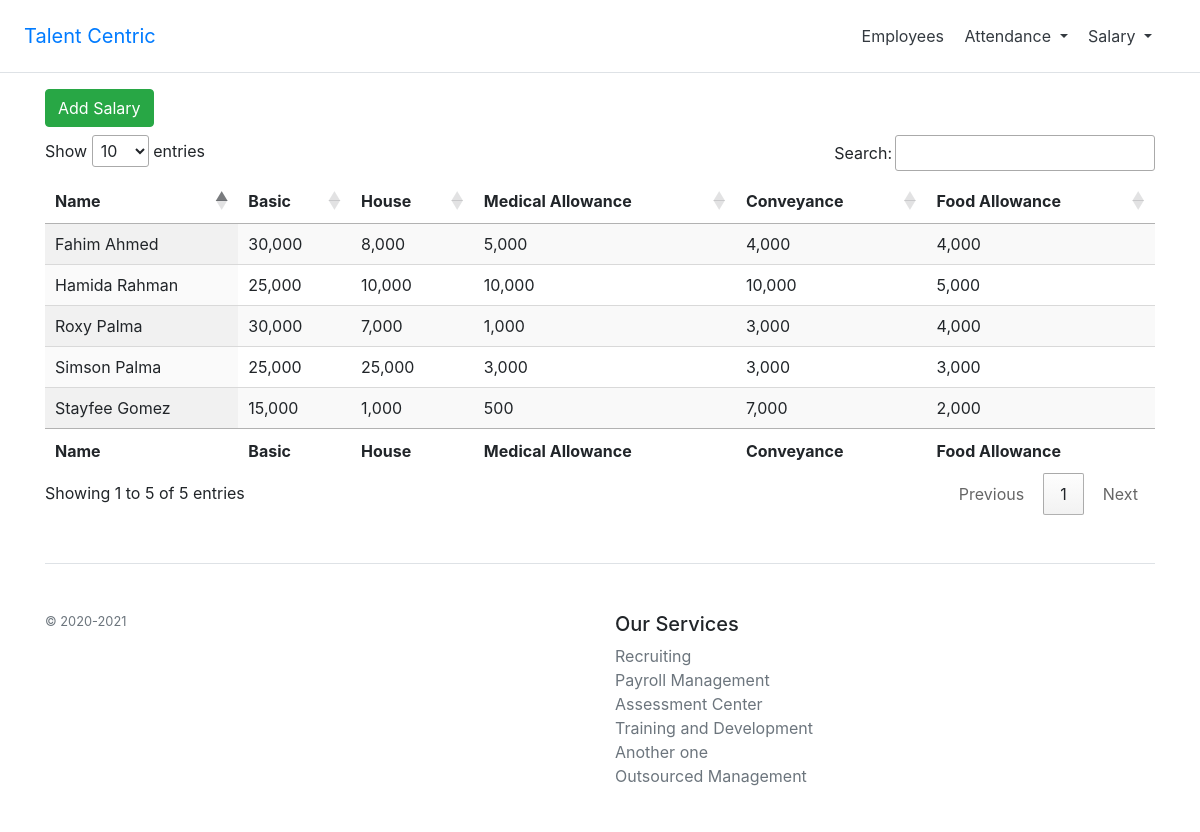
The app's page /resources/views/salary/index.php with its own data.
### tables this page shows
CREATE TABLE `salaries` (
  `id` int(11) NOT NULL,
  `employee_id` int(11) NOT NULL,
  `basic` decimal(11,2) NOT NULL,
  `house` decimal(11,2) DEFAULT NULL,
  `medical_allowance` decimal(11,2) DEFAULT NULL,
  `conveyance` decimal(11,2) DEFAULT NULL,
  `food_allowance` decimal(11,2) DEFAULT NULL
);

CREATE TABLE `employees` (
  `id` int(11) NOT NULL,
  `name` varchar(191) NOT NULL,
  `position` varchar(191) NOT NULL,
  `department` varchar(191) NOT NULL,
  `date_joined` date NOT NULL,
  `address` text DEFAULT NULL,
  `nid` varchar(191) DEFAULT NULL,
  `emergency_contact` int(13) NOT NULL,
  `lat` float(10,6) DEFAULT NULL,
  `lng` float(10,6) DEFAULT NULL
);

### app/employee.php (called while the page is built, shortened)
<?php
	include 'database.php';
	class Employee extends Database
	{
		public function getSalaries()
		{
			$sql = "SELECT E.name, S.basic, S.house, S.medical_allowance, S.conveyance, S.food_allowance FROM salaries AS S JOIN employees AS E ON S.employee_id = E.id";
			$salaries = array();
			$query = mysqli_query($this->connection, $sql);
			while($row = mysqli_fetch_assoc($query)) {
				$salaries[] = $row;
			}
			return $salaries;
		}
	}
	$obj = new Employee;
?>

### app/database.php (called while the page is built, shortened)
<?php
class Database
{
	public function __construct()
	{
		$this->connection = mysqli_connect("localhost", "root", "", "centric_project");
	}
}
?>

### resources/views/salary/index.php (the view, shortened to what this page needs)
<!DOCTYPE html>
<html>
<head>
    <?php
        require '../layouts/header_style.php';
    ?>
    <link rel="stylesheet" type="text/css" href="https://cdn.datatables.net/1.10.20/css/jquery.dataTables.min.css">
    <link href="https://cdn.jsdelivr.net/npm/select2@4.0.13/dist/css/select2.min.css" rel="stylesheet" />
</head>
<body>
<?php
    include '../layouts/top_nav.php';
?>
<?php
    include '../../../app/employee.php';
?>
<div class="container">
    <button type="button" class="btn btn-success mb-2" data-toggle="modal" data-target="#exampleModalCenter">
      Add Salary
    </button>
    <table id="salaries" class="display" style="width:100%">
        <thead>
            <tr>
                <th>Name</th>
                <th>Basic</th>
                <th>House</th>
                <th>Medical Allowance</th>
                <th>Conveyance</th>
                <th>Food Allowance</th>
            </tr>
        </thead>
        <tbody>
            <?php
                $salaries = $obj->getSalaries("salaries");
                foreach ($salaries as $salary) {
            ?>
                    <tr>
                        <td><?php echo $salary["name"] ?></td>
                        <td><?php echo number_format($salary["basic"]) ?></td>
                        <td><?php echo number_format($salary["house"]) ?></td>
                        <td><?php echo number_format($salary["medical_allowance"]) ?></td>
                        <td><?php echo number_format($salary["conveyance"]) ?></td>
                        <td><?php echo number_format($salary["food_allowance"]) ?></td>
                    </tr>
            <?php
                }
            ?>
        </tbody>
        <tfoot>
            <tr>
                <th>Name</th>
                <th>Basic</th>
                <th>House</th>
                <th>Medical Allowance</th>
                <th>Conveyance</th>
                <th>Food Allowance</th>
            </tr>
        </tfoot>
    </table>
    <?php
	    include '../layouts/footer.php';
	?>
    </body>
</body>
</html>

### resources/views/layouts/header_style.php
<link rel="stylesheet" type="text/css" href="https://stackpath.bootstrapcdn.com/bootstrap/4.4.1/css/bootstrap.min.css">

### resources/views/layouts/top_nav.php (shortened to what this page needs)
<div class="d-flex flex-column flex-md-row align-items-center p-3 px-md-4 mb-3 bg-white border-bottom box-shadow">
    <h5 class="my-0 mr-md-auto font-weight-normal">
    	<a href="/centric_project/index.php">Talent Centric</a>
    </h5>
    <nav class="my-2 my-md-0 mr-md-3">
        <a class="p-2 text-dark" href="/centric_project/resources/views/employees/index.php">Employees</a>
        <span class="dropdown">
		  <a class="p-2 text-dark dropdown-toggle" type="button" id="dropdownMenuButton" data-toggle="dropdown" aria-haspopup="true" aria-expanded="false">
		    Attendance
		  </a>
		</span>
		<span class="dropdown">
		  <a class="p-2 text-dark dropdown-toggle" type="button" id="salaryDropdownMenuButton" data-toggle="dropdown" aria-haspopup="true" aria-expanded="false">
		    Salary
		  </a>
		</span>
    </nav>
</div>

### resources/views/layouts/footer.php
<footer class="pt-4 my-md-5 pt-md-5 border-top">
    <div class="row">
        <div class="col-12 col-md">
            <small class="d-block mb-3 text-muted">© 2020-2021</small>
        </div>
        <div class="col-6 col-md">
            <h5>Our Services</h5>
            <ul class="list-unstyled text-small">
                <li><a class="text-muted" href="https://getbootstrap.com/docs/4.0/examples/pricing/#">Recruiting</a></li>
                <li><a class="text-muted" href="https://getbootstrap.com/docs/4.0/examples/pricing/#">Payroll Management</a></li>
                <li><a class="text-muted" href="https://getbootstrap.com/docs/4.0/examples/pricing/#">Assessment Center</a></li>
                <li><a class="text-muted" href="https://getbootstrap.com/docs/4.0/examples/pricing/#">Training and Development</a></li>
                <li><a class="text-muted" href="https://getbootstrap.com/docs/4.0/examples/pricing/#">Another one</a></li>
                <li><a class="text-muted" href="https://getbootstrap.com/docs/4.0/examples/pricing/#">Outsourced Management</a></li>
            </ul>
        </div>
    </div>
</footer>

### records on screen
salaries: employee.name "Simson Palma", basic "25,000", house "25,000", medical_allowance "3,000", conveyance "3,000", food_allowance "3,000"
salaries: employee.name "Stayfee Gomez", basic "15,000", house "1,000", medical_allowance "500", conveyance "7,000", food_allowance "2,000"
salaries: employee.name "Hamida Rahman", basic "25,000", house "10,000", medical_allowance "10,000", conveyance "10,000", food_allowance "5,000"
salaries: employee.name "Fahim Ahmed", basic "30,000", house "8,000", medical_allowance "5,000", conveyance "4,000", food_allowance "4,000"
salaries: employee.name "Roxy Palma", basic "30,000", house "7,000", medical_allowance "1,000", conveyance "3,000", food_allowance "4,000"
